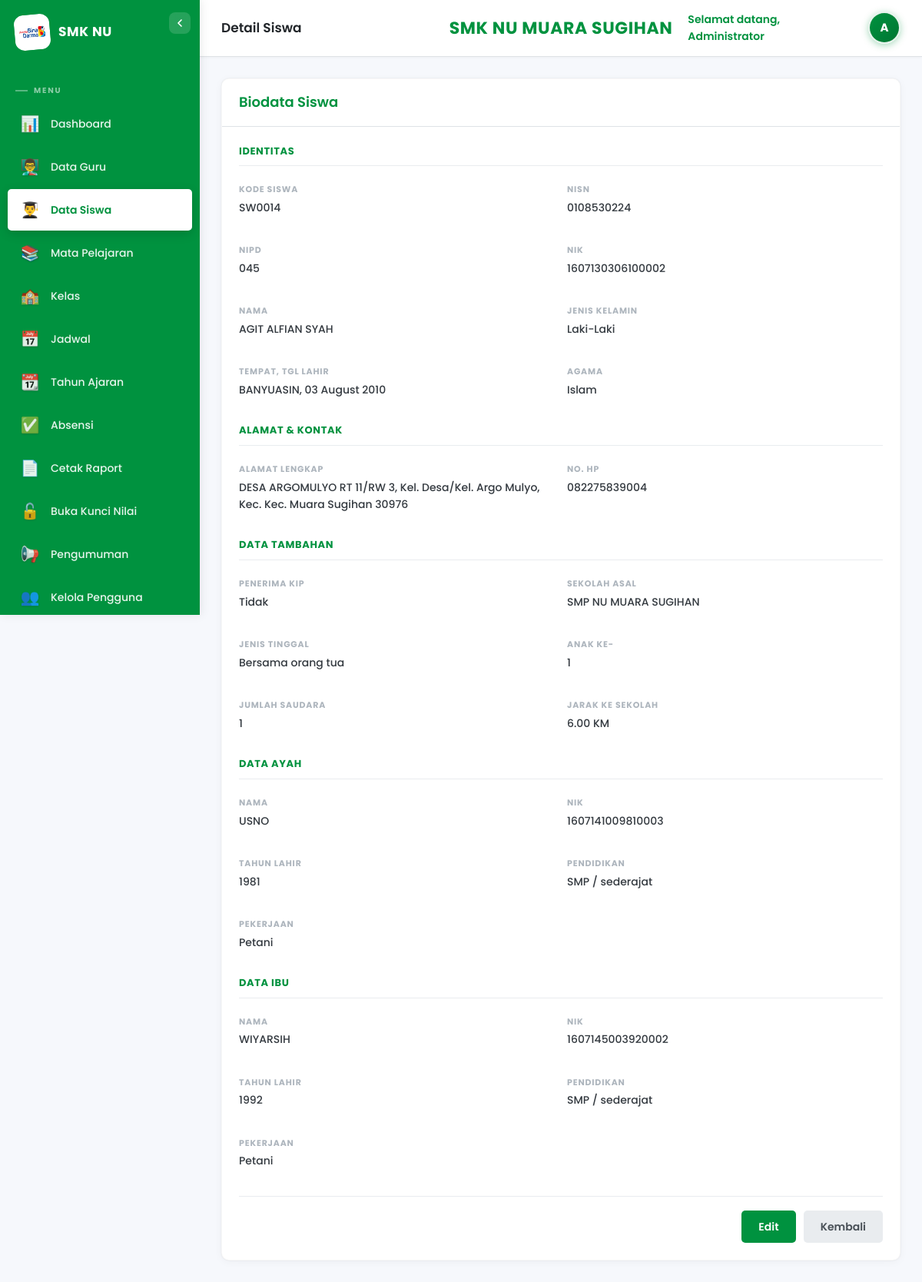
Page /public/index.php?page=siswa&action=detail&id=14 (signed in) on the committed database.
### tables this page shows
CREATE TABLE `siswa` (
  `id` int NOT NULL,
  `kode_siswa` varchar(20) NOT NULL,
  `user_id` int DEFAULT NULL,
  `nisn` varchar(20) NOT NULL,
  `nipd` varchar(20) DEFAULT NULL,
  `nik` varchar(20) DEFAULT NULL,
  `nama` varchar(100) NOT NULL,
  `jenis_kelamin` enum('Laki-Laki','Perempuan') NOT NULL,
  `tempat_lahir` varchar(100) DEFAULT NULL,
  `tanggal_lahir` date DEFAULT NULL,
  `alamat` text,
  `rt` varchar(5) DEFAULT NULL,
  `rw` varchar(5) DEFAULT NULL,
  `kelurahan` varchar(100) DEFAULT NULL,
  `kecamatan` varchar(100) DEFAULT NULL,
  `kode_pos` varchar(10) DEFAULT NULL,
  `no_hp` varchar(20) DEFAULT NULL,
  `penerima_kip` enum('ya','tidak') DEFAULT 'tidak',
  `nomor_kip` varchar(30) DEFAULT NULL,
  `sekolah_asal` varchar(150) DEFAULT NULL,
  `jenis_tinggal` varchar(50) DEFAULT NULL,
  `anak_ke` int DEFAULT NULL,
  `jml_saudara` int DEFAULT NULL,
  `jarak_sekolah_km` decimal(5,2) DEFAULT NULL,
  `ayah_nama` varchar(100) DEFAULT NULL,
  `ayah_nik` varchar(20) DEFAULT NULL,
  `ayah_tahun_lahir` year DEFAULT NULL,
  `ayah_pendidikan` varchar(20) DEFAULT NULL,
  `ayah_pekerjaan` varchar(100) DEFAULT NULL,
  `ibu_nama` varchar(100) DEFAULT NULL,
  `ibu_nik` varchar(20) DEFAULT NULL,
  `ibu_tahun_lahir` year DEFAULT NULL,
  `ibu_pendidikan` varchar(20) DEFAULT NULL,
  `ibu_pekerjaan` varchar(100) DEFAULT NULL,
  `agama` varchar(20) DEFAULT NULL,
  `wali_siswa` varchar(100) DEFAULT NULL,
  `tahun_masuk` year NOT NULL,
  `foto` varchar(255) DEFAULT NULL,
  `created_at` timestamp NOT NULL DEFAULT CURRENT_TIMESTAMP,
  `updated_at` timestamp NOT NULL DEFAULT CURRENT_TIMESTAMP ON UPDATE CURRENT_TIMESTAMP
);

### controllers/SiswaController.php (called while the page is built, shortened)
<?php
class SiswaController {
    private $model;
    public function __construct() { $this->model = new SiswaModel(); }
    public function detail($id) {
        $siswa=$this->model->find($id);
        require VIEW_PATH.'/admin/siswa/detail.php';
    }
}

### config/database.php (called while the page is built, shortened)
<?php
function ensureNilaiMonthlySchema(PDO $db): void {
    try {
        $db->query("SELECT 1 FROM `nilai` LIMIT 1");
    } catch (PDOException $e) {
        return;
    }
    $fetchColumns = function(string $tableName) use ($db): array {
        $cols = [];
        try {
            $colSt = $db->query("SELECT COLUMN_NAME FROM information_schema.COLUMNS WHERE TABLE_SCHEMA = DATABASE() AND TABLE_NAME = '$tableName'");
            foreach ($colSt->fetchAll(PDO::FETCH_COLUMN) as $name) {
                $cols[] = $name;
            }
        } catch (PDOException $e) {}
        return $cols;
    };
    $addColumn = function(string $table, string $column, string $definition) use ($db, $fetchColumns): void {
        $cols = $fetchColumns($table);
        if (!in_array($column, $cols, true)) {
            try {
                $db->exec("ALTER TABLE `$table` ADD COLUMN `$column` $definition");
            } catch (PDOException $e) {}
        }
    };
    $addColumn('nilai', 'capaian_kompetensi', 'TEXT DEFAULT NULL AFTER `nilai_akhir`');
}
function getDB() {
    static $pdo = null;
    if ($pdo === null) {
        try {
            $pdo = new PDO("mysql:host=".DB_HOST.";dbname=".DB_NAME.";charset=utf8mb4", DB_USER, DB_PASS);
            $pdo->setAttribute(PDO::ATTR_ERRMODE, PDO::ERRMODE_EXCEPTION);
            $pdo->setAttribute(PDO::ATTR_DEFAULT_FETCH_MODE, PDO::FETCH_ASSOC);
            ensureNilaiMonthlySchema($pdo);
        } catch (PDOException $e) { die("DB Error: ".$e->getMessage()); }
    }
    return $pdo;
}

### core/Model.php (called while the page is built, shortened)
<?php
class Model {
    protected $db;
    protected $table;
    public function __construct() { $this->db = getDB(); }
    public function find($id) {
        $st=$this->db->prepare("SELECT * FROM {$this->table} WHERE id=?");
        $st->execute([$id]); return $st->fetch();
    }
}

### core/Auth.php (called while the page is built, shortened)
<?php
class Auth {
    public static function user($k=null) { self::start(); return $k ? ($_SESSION[$k]??null) : ($_SESSION??null); }
    public static function role() { return self::user('role'); }
}

### config/app.php (called while the page is built, shortened)
<?php
function base_url($path='') {
    $script = $_SERVER['SCRIPT_NAME'];
    $base = rtrim(dirname($script), '/');
    return $base.'/'.$path;
}

### views/admin/siswa/detail.php (the view, shortened to what this page needs)
<?php $pageTitle = 'Detail Siswa'; ob_start();
function ds($siswa,$k){ return ($siswa[$k] ?? '') !== '' && ($siswa[$k] ?? null) !== null ? htmlspecialchars($siswa[$k]) : '-'; }
$alamatLengkap = trim(($siswa['alamat']??'').
    (($siswa['rt']??'')?' RT '.$siswa['rt']:'').
    (($siswa['rw']??'')?'/RW '.$siswa['rw']:'').
    (($siswa['kelurahan']??'')?', Kel. '.$siswa['kelurahan']:'').
    (($siswa['kecamatan']??'')?', Kec. '.$siswa['kecamatan']:'').
    (($siswa['kode_pos']??'')?' '.$siswa['kode_pos']:''), ', ');
?>
<div class="card"><div class="card-header"><h3>Biodata Siswa</h3></div><div class="card-body">
<h4 class="form-section-title">Identitas</h4>
<div class="detail-grid">
    <div class="detail-item"><label>Kode Siswa</label><span><?= ds($siswa,'kode_siswa') ?></span></div>
    <div class="detail-item"><label>NISN</label><span><?= ds($siswa,'nisn') ?></span></div>
    <div class="detail-item"><label>NIPD</label><span><?= ds($siswa,'nipd') ?></span></div>
    <div class="detail-item"><label>NIK</label><span><?= ds($siswa,'nik') ?></span></div>
    <div class="detail-item"><label>Nama</label><span><?= ds($siswa,'nama') ?></span></div>
    <div class="detail-item"><label>Jenis Kelamin</label><span><?= ds($siswa,'jenis_kelamin') ?></span></div>
    <div class="detail-item"><label>Tempat, Tgl Lahir</label><span><?= ds($siswa,'tempat_lahir') ?><?= ($siswa['tanggal_lahir']??null)?', '.date('d F Y',strtotime($siswa['tanggal_lahir'])):'' ?></span></div>
    <div class="detail-item"><label>Agama</label><span><?= ds($siswa,'agama') ?></span></div>
</div>
<h4 class="form-section-title">Alamat & Kontak</h4>
<div class="detail-grid">
    <div class="detail-item"><label>Alamat Lengkap</label><span><?= $alamatLengkap ?: '-' ?></span></div>
    <div class="detail-item"><label>No. HP</label><span><?= ds($siswa,'no_hp') ?></span></div>
</div>
<h4 class="form-section-title">Data Tambahan</h4>
<div class="detail-grid">
    <div class="detail-item"><label>Penerima KIP</label><span><?= ($siswa['penerima_kip']??'tidak')==='ya' ? 'Ya'.(($siswa['nomor_kip']??'')?' ('.$siswa['nomor_kip'].')':'') : 'Tidak' ?></span></div>
    <div class="detail-item"><label>Sekolah Asal</label><span><?= ds($siswa,'sekolah_asal') ?></span></div>
    <div class="detail-item"><label>Jenis Tinggal</label><span><?= ds($siswa,'jenis_tinggal') ?></span></div>
    <div class="detail-item"><label>Anak ke-</label><span><?= ds($siswa,'anak_ke') ?></span></div>
    <div class="detail-item"><label>Jumlah Saudara</label><span><?= ds($siswa,'jml_saudara') ?></span></div>
    <div class="detail-item"><label>Jarak ke Sekolah</label><span><?= ($siswa['jarak_sekolah_km']??null)!==null && ($siswa['jarak_sekolah_km']??'')!=='' ? $siswa['jarak_sekolah_km'].' KM' : '-' ?></span></div>
</div>
<h4 class="form-section-title">Data Ayah</h4>
<div class="detail-grid">
    <div class="detail-item"><label>Nama</label><span><?= ds($siswa,'ayah_nama') ?></span></div>
    <div class="detail-item"><label>NIK</label><span><?= ds($siswa,'ayah_nik') ?></span></div>
    <div class="detail-item"><label>Tahun Lahir</label><span><?= ds($siswa,'ayah_tahun_lahir') ?></span></div>
    <div class="detail-item"><label>Pendidikan</label><span><?= ds($siswa,'ayah_pendidikan') ?></span></div>
    <div class="detail-item"><label>Pekerjaan</label><span><?= ds($siswa,'ayah_pekerjaan') ?></span></div>
</div>
<h4 class="form-section-title">Data Ibu</h4>
<div class="detail-grid">
    <div class="detail-item"><label>Nama</label><span><?= ds($siswa,'ibu_nama') ?></span></div>
    <div class="detail-item"><label>NIK</label><span><?= ds($siswa,'ibu_nik') ?></span></div>
    <div class="detail-item"><label>Tahun Lahir</label><span><?= ds($siswa,'ibu_tahun_lahir') ?></span></div>
    <div class="detail-item"><label>Pendidikan</label><span><?= ds($siswa,'ibu_pendidikan') ?></span></div>
    <div class="detail-item"><label>Pekerjaan</label><span><?= ds($siswa,'ibu_pekerjaan') ?></span></div>
</div>
<div class="form-actions">
    <?php if (Auth::role() === 'admin'): ?>
        <a href="<?= base_url('index.php?page=siswa&action=edit&id='.$siswa['id']) ?>" class="btn btn-success">Edit</a>
        <a href="<?= base_url('index.php?page=siswa') ?>" class="btn btn-secondary">Kembali</a>
    <?php else: ?>
        <a href="<?= isset($_SERVER['HTTP_REFERER']) ? htmlspecialchars($_SERVER['HTTP_REFERER']) : base_url('index.php?page=kelas') ?>" class="btn btn-secondary">← Kembali</a>
    <?php endif; ?>
</div></div></div>
<?php $content = ob_get_clean(); require VIEW_PATH.'/layouts/admin.php'; ?>

### public/css/style.css (style rules this page uses)
:root { --primary: #00923F; --primary-dark: #007532; --primary-hover: #00A548; --primary-light: #E5F4EA; --primary-soft: #F0FAF3; --primary-rgb: 0, 146, 63; --bg-app: #F6F8FC; --text-secondary-dark: #54595E; --text-medium: #4F4F4F; --stroke-light: #DEE2E6; --danger: #DC3545; --warning: #FFC107; --info: #17A2B8; --success: #00923F; --gray-50: #F8F9FA; --gray-100: #F1F3F5; --gray-200: #E9ECEF; --gray-300: #DEE2E6; --gray-400: #ADB5BD; --gray-500: #707070; --gray-600: #495057; --gray-700: #343A40; --gray-800: #212529; --white: #FFFFFF; --shadow: 0 0 4px rgba(0,0,0,0.06), 0 2px 12px rgba(0,0,0,0.04); --shadow-lg: 0 8px 30px rgba(0,0,0,0.1); --shadow-hover: 0 6px 22px rgba(0,0,0,0.10); --shadow-figma: 0 0 2px rgba(0,0,0,0.25); --radius: 10px; --radius-sm: 5px; --radius-lg: 12px; --sidebar-width: 260px; --header-h: 72px; --transition: all 0.28s cubic-bezier(0.4, 0, 0.2, 1); --transition-fast: all 0.18s cubic-bezier(0.4, 0, 0.2, 1); }
* { margin:0; padding:0; box-sizing:border-box; }
body { font-family:'Poppins','Inter',system-ui,-apple-system,sans-serif; background:var(--bg-app); color:var(--gray-700); line-height:1.6; overflow-x:hidden; -webkit-font-smoothing:antialiased; -moz-osx-font-smoothing:grayscale; }
a { text-decoration:none; color:inherit; }
.form-section-title { font-size:13px; font-weight:700; color:var(--primary); text-transform:uppercase; letter-spacing:0.6px; margin:22px 0 12px; padding-bottom:8px; border-bottom:1px solid var(--gray-200); }
.form-section-title:first-child { margin-top:0; }
.form-actions { display:flex; gap:10px; justify-content:flex-end; margin-top:24px; padding-top:18px; border-top:1px solid var(--gray-200); }
.btn { display:inline-flex; align-items:center; justify-content:center; padding:10px 22px; border:none; border-radius:var(--radius-sm); font-size:14px; font-weight:600; font-family:inherit; cursor:pointer; transition:var(--transition); text-decoration:none; white-space:nowrap; position:relative; overflow:hidden; }
.btn::after { content:''; position:absolute; width:100%; height:100%; top:0; left:0; background:radial-gradient(circle,rgba(255,255,255,0.3) 10%,transparent 10.01%); transform:scale(10,10); opacity:0; transition:transform .4s, opacity .8s; pointer-events:none; }
.btn-secondary { background:var(--gray-200); color:var(--gray-600); }
.btn-success { background:var(--success); color:var(--white); }
.content-area > * { animation:fadeIn 0.4s ease-out; }
.card { background:var(--white); border-radius:var(--radius); box-shadow:0 0 2px rgba(0,0,0,.08), 0 2px 12px rgba(0,0,0,0.04); overflow:hidden; margin-bottom:22px; transition:var(--transition); border:1px solid rgba(0,0,0,0.03); }
.card-header { display:flex; justify-content:space-between; align-items:center; padding:16px 22px; border-bottom:1px solid var(--stroke-light); background:var(--white); }
.card-header h3 { font-size:18px; color:var(--primary); font-weight:600; font-family:'Poppins',sans-serif; }
.card-body { padding:22px; }
.detail-grid { display:grid; grid-template-columns:1fr 1fr; gap:16px; }
.detail-item { display:flex; flex-direction:column; padding:10px 0; }
.detail-item label { font-size:11px; font-weight:700; color:var(--gray-400); text-transform:uppercase; letter-spacing:0.8px; }
.detail-item span { font-size:14px; color:var(--gray-700); margin-top:3px; font-weight:500; }

### rows in the picture
siswa: kode_siswa "SW0014", nisn "0108530224", nipd "045", nik "1607130306100002", nama "AGIT ALFIAN SYAH", jenis_kelamin "Laki-Laki", tempat_lahir "BANYUASIN", tanggal_lahir "03 August 2010", agama "Islam", alamat+rt+rw "DESA ARGOMULYO RT 11/RW 3, Kel. Desa/Kel. Argo Mulyo, Kec. Kec. Muara Sugihan 30976", no_hp "082275839004", sekolah_asal "SMP NU MUARA SUGIHAN", jenis_tinggal "Bersama orang tua", anak_ke "1", jml_saudara "1", jarak_sekolah_km "6.00", ayah_nama "USNO", ayah_nik "1607141009810003", ayah_tahun_lahir "1981", ayah_pendidikan "SMP / sederajat", ayah_pekerjaan "Petani", ibu_nama "WIYARSIH", ibu_nik "1607145003920002", ibu_tahun_lahir "1992", ibu_pendidikan "SMP / sederajat", ibu_pekerjaan "Petani"

### other values in the picture
$pageTitle "Detail Siswa"
Auth::user('nama') "Administrator"
substr(Auth::user('nama'),0,1) "A"
